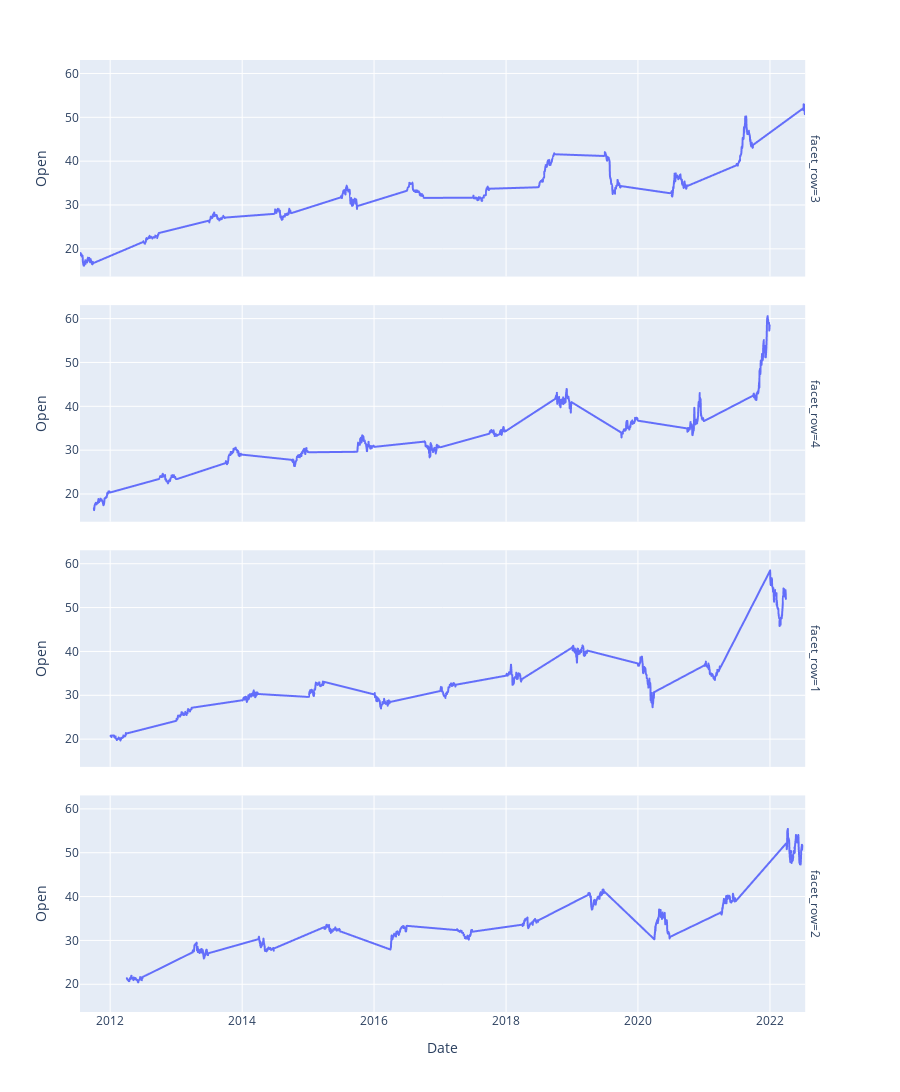

This figure's notebook cell:
### Code cell
pe.line( 
    y='Open',
    data_frame=df,
    facet_row=df.index.quarter,height=1200 )

### Figure 1 — Plotly figure (JSON) as saved in the notebook; plotly's stock layout.template omitted (floating-point values rounded to 4 significant figures; data arrays with more than 128 entries replaced by an {"elided": "..."} marker saying what was removed)
{"data": [{"hovertemplate": "facet_row=3<br>Date=%{x}<br>Open=%{y}<extra></extra>", "legendgroup": "", "line": {"color": "#636efa", "dash": "solid"}, "marker": {"symbol": "circle"}, "mode": "lines", "name": "", "showlegend": false, "type": "scattergl", "x": {"elided": "701 str values"}, "xaxis": "x4", "y": {"elided": "701 float values"}, "yaxis": "y4"}, {"hovertemplate": "facet_row=4<br>Date=%{x}<br>Open=%{y}<extra></extra>", "legendgroup": "", "line": {"color": "#636efa", "dash": "solid"}, "marker": {"symbol": "circle"}, "mode": "lines", "name": "", "showlegend": false, "type": "scattergl", "x": {"elided": "698 str values"}, "xaxis": "x3", "y": {"elided": "698 float values"}, "yaxis": "y3"}, {"hovertemplate": "facet_row=1<br>Date=%{x}<br>Open=%{y}<extra></extra>", "legendgroup": "", "line": {"color": "#636efa", "dash": "solid"}, "marker": {"symbol": "circle"}, "mode": "lines", "name": "", "showlegend": false, "type": "scattergl", "x": {"elided": "674 str values"}, "xaxis": "x2", "y": {"elided": "674 float values"}, "yaxis": "y2"}, {"hovertemplate": "facet_row=2<br>Date=%{x}<br>Open=%{y}<extra></extra>", "legendgroup": "", "line": {"color": "#636efa", "dash": "solid"}, "marker": {"symbol": "circle"}, "mode": "lines", "name": "", "showlegend": false, "type": "scattergl", "x": {"elided": "695 str values"}, "xaxis": "x", "y": {"elided": "695 float values"}, "yaxis": "y"}], "layout": {"annotations": [{"font": {}, "showarrow": false, "text": "facet_row=2", "textangle": 90, "x": 0.98, "xanchor": "left", "xref": "paper", "y": 0.1138, "yanchor": "middle", "yref": "paper"}, {"font": {}, "showarrow": false, "text": "facet_row=1", "textangle": 90, "x": 0.98, "xanchor": "left", "xref": "paper", "y": 0.3712, "yanchor": "middle", "yref": "paper"}, {"font": {}, "showarrow": false, "text": "facet_row=4", "textangle": 90, "x": 0.98, "xanchor": "left", "xref": "paper", "y": 0.6288, "yanchor": "middle", "yref": "paper"}, {"font": {}, "showarrow": false, "text": "facet_row=3", "textangle": 90, "x": 0.98, "xanchor": "left", "xref": "paper", "y": 0.8862, "yanchor": "middle", "yref": "paper"}], "height": 1200, "legend": {"tracegroupgap": 0}, "margin": {"t": 60}, "xaxis": {"anchor": "y", "domain": [0, 0.98], "title": {"text": "Date"}}, "xaxis2": {"anchor": "y2", "domain": [0, 0.98], "matches": "x", "showticklabels": false}, "xaxis3": {"anchor": "y3", "domain": [0, 0.98], "matches": "x", "showticklabels": false}, "xaxis4": {"anchor": "y4", "domain": [0, 0.98], "matches": "x", "showticklabels": false}, "yaxis": {"anchor": "x", "domain": [0, 0.2275], "title": {"text": "Open"}}, "yaxis2": {"anchor": "x2", "domain": [0.2575, 0.485], "matches": "y", "title": {"text": "Open"}}, "yaxis3": {"anchor": "x3", "domain": [0.515, 0.7425], "matches": "y", "title": {"text": "Open"}}, "yaxis4": {"anchor": "x4", "domain": [0.7725, 1], "matches": "y", "title": {"text": "Open"}}}}
